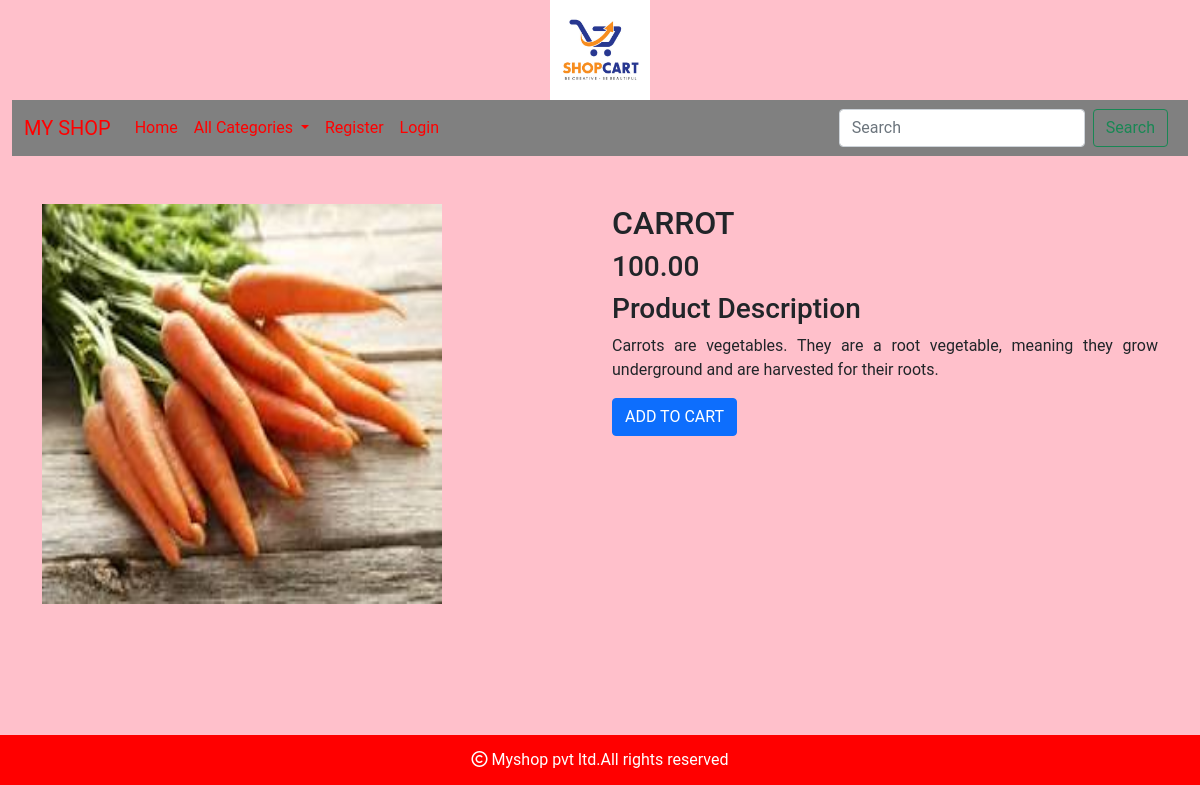
Page /prodetail/carrot on the committed database.
### shop/models.py (models this page shows)
class Product(models.Model):
    name=models.CharField(max_length=200,unique=True)
    slug=models.SlugField(max_length=250,unique=True)
    description=models.TextField(blank=True)
    price=models.DecimalField(max_digits=10,decimal_places=2)
    category=models.ForeignKey(Category,on_delete=models.CASCADE)
    image=models.ImageField(upload_to='img/products',null=True,blank=True)
    stock=models.IntegerField()
    available=models.BooleanField(default=True)
    created=models.DateTimeField(auto_now_add=True)
    updated=models.DateTimeField(auto_now=True)

### shop/views.py (the view)
# urls.py: path('prodetail/<slug:p>',views.prodetail,name="prodetail"),
def prodetail(request,p):
    p=Product.objects.get(slug=p)
    return render(request,'detail.html',{'p':p})

### cart/context_processors.py (called while the page is built, shortened)
def counter(request):
    item_count=0
    return {'item_count':item_count}

### shop/context_processors.py (called while the page is built)
def menu_links(request):
    links=Category.objects.all()
    return {'links':links}

### templates/detail.html
{% extends 'base.html' %}
{% load static %}
{% block content %}
<div class="container" style="margin-bottom:100px;">
    <div class="row">
        <div class=" col-md-6 mt-5 " >
            <img src="{{p.image.url}}"  height="400px" width="400px">
        </div>
        <div class=" col-sm-6 mt-5 ">
            <h2>{{p.name}}</h2>
            <h3>{{p.price}}</h3>
            <h3>Product Description</h3>
            <p style="text-align:justify">{{p.description}}</p>
            {% if p.stock <= 0 %}
            <h2>Out of Stock</h2>
            {% else %}
            <a href="{% url 'cart:add_cart' p.id %}" class="btn btn-primary">ADD TO CART</a>
            {% endif %}
        </div>
    </div>
</div>
{% endblock %}

### static/css/custom.css (style rules this page uses)
body { background-color:pink; font-family: 'Roboto', sans-serif; }

### rows in the picture
Product: image (picture), name "CARROT", price "100.00", description "Carrots are vegetables. They are a root vegetable, meaning they grow underground and are harvested for their roots."
